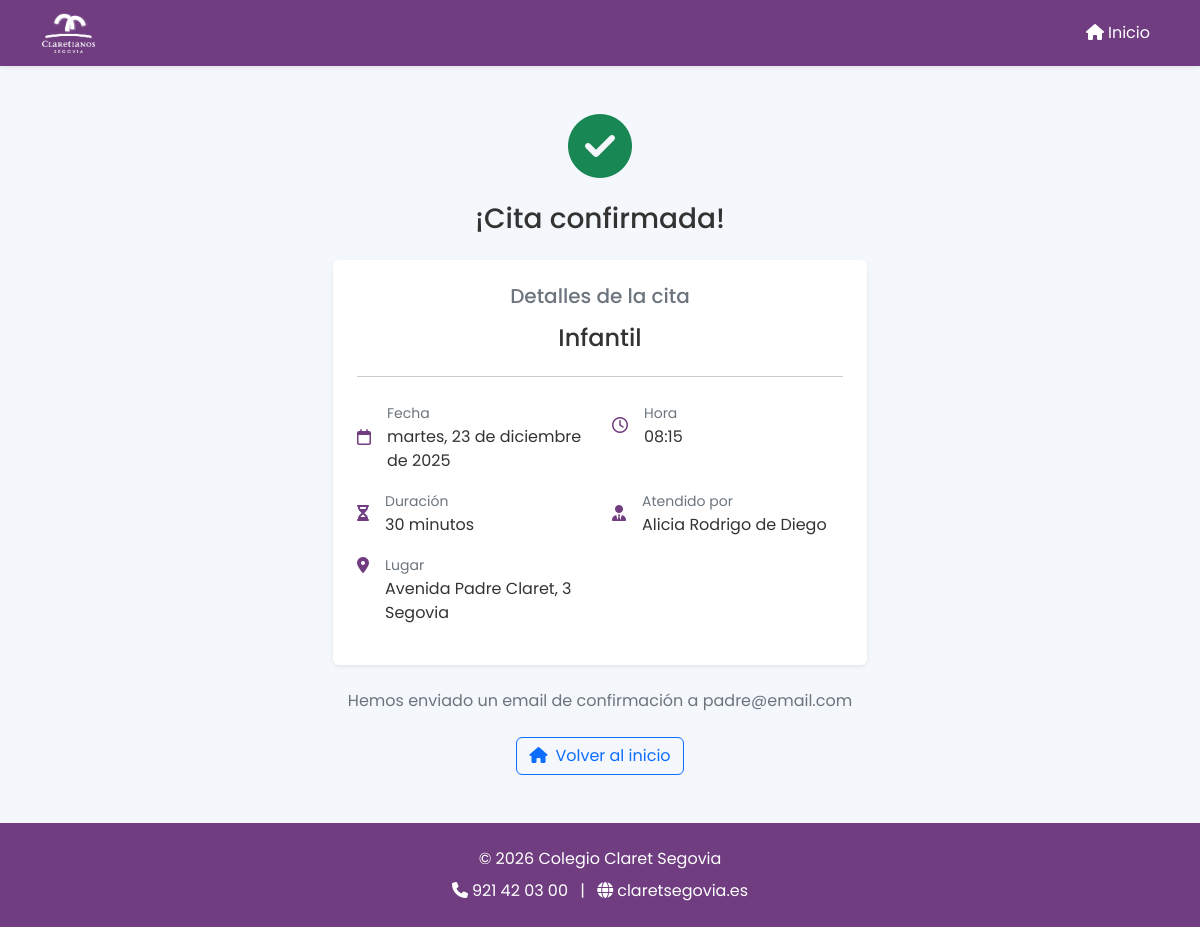
/appointment/21/confirmation/, run on the app's committed database.
### visits/models.py (models this page shows, shortened)
class Appointment(models.Model):
    STATUS_CHOICES = [
        ('pending', 'Pendiente'),
        ('completed', 'Realizada'),
        ('cancelled', 'Cancelada')
    ]
    stage = models.ForeignKey(SchoolStage, on_delete=models.CASCADE)
    course = models.ForeignKey(Course, on_delete=models.CASCADE, null=True, blank=True,
                              help_text="Curso específico dentro de la etapa")
    staff = models.ForeignKey(StaffProfile, on_delete=models.CASCADE)
    visitor_name = models.CharField(max_length=200)
    visitor_email = models.EmailField()
    visitor_phone = models.CharField(max_length=20)
    date = models.DateTimeField()
    duration = models.PositiveIntegerField(default=60)  # Duración en minutos
    created_at = models.DateTimeField(auto_now_add=True)
    comments = models.TextField(blank=True, null=True)
    status = models.CharField(
        max_length=20,
        choices=STATUS_CHOICES,
        default='pending'
    )
    notes = models.TextField(blank=True, help_text="Notas internas del profesor")
    follow_up_date = models.DateField(null=True, blank=True, help_text="Fecha de seguimiento")
    reminder_sent = models.BooleanField(default=False)
    cancellation_token = models.UUIDField(default=uuid.uuid4, editable=False, unique=True)
    class Meta:
        ordering = ['-date']
        indexes = [
            models.Index(fields=['date']),
            models.Index(fields=['staff', 'date']),
            models.Index(fields=['status']),
            models.Index(fields=['cancellation_token']),
        ]

class SchoolStage(models.Model):
    name = models.CharField(max_length=100)
    description = models.TextField()

class StaffProfile(models.Model):
    user = models.OneToOneField(User, on_delete=models.CASCADE)
    allowed_stages = models.ManyToManyField(SchoolStage)
    notify_new_appointment = models.BooleanField(default=True)
    notify_reminder = models.BooleanField(default=True)
    def __str__(self):
        return self.user.get_full_name()

### visits/views.py (the view)
class AppointmentConfirmationView(TemplateView):
    template_name = 'visits/appointment_confirmation.html'
    def get_context_data(self, **kwargs):
        context = super().get_context_data(**kwargs)
        appointment_id = kwargs.get('appointment_id')
        appointment = get_object_or_404(
            Appointment.objects.select_related('stage', 'course', 'staff', 'staff__user'),
            id=appointment_id
        )
        context.update({
            'appointment': appointment,
            'staff_name': appointment.staff.user.get_full_name(),
            'stage_name': appointment.stage.name,
            'course_name': appointment.course.name if appointment.course else None,
            'date': appointment.date.strftime('%d/%m/%Y'),
            'time': appointment.date.strftime('%H:%M'),
            'duration': appointment.duration
        })
        return context

### visits/templates/visits/appointment_confirmation.html (shortened to what this page needs)
{% extends 'base.html' %}
{% block content %}
<div class="container-fluid px-4 py-5">
    <div class="row justify-content-center">
        <div class="col-md-6 text-center">
            <div class="success-icon mb-4">
                <i class="fas fa-check-circle text-success" style="font-size: 4rem;"></i>
            </div>
            <h1 class="h3 mb-4">¡Cita confirmada!</h1>
            <div class="card border-0 shadow-sm mb-4">
                <div class="card-body p-4">
                    <div class="mb-4">
                        <h5 class="text-secondary mb-3">Detalles de la cita</h5>
                        <p class="h4 mb-0">{{ appointment.stage.name }}</p>
                    </div>
                    <hr class="my-4">
                    <div class="row text-start">
                        <div class="col-md-6 mb-3">
                            <div class="d-flex align-items-center">
                                <i class="far fa-calendar text-primary me-3"></i>
                                <div>
                                    <small class="text-secondary">Fecha</small>
                                    <p class="mb-0">{{ appointment.date|date:"l, j \d\e F \d\e Y" }}</p>
                                </div>
                            </div>
                        </div>
                        <div class="col-md-6 mb-3">
                            <div class="d-flex align-items-center">
                                <i class="far fa-clock text-primary me-3"></i>
                                <div>
                                    <small class="text-secondary">Hora</small>
                                    <p class="mb-0">{{ appointment.date|time:"H:i" }}</p>
                                </div>
                            </div>
                        </div>
                        <div class="col-md-6 mb-3">
                            <div class="d-flex align-items-center">
                                <i class="fas fa-hourglass-half text-primary me-3"></i>
                                <div>
                                    <small class="text-secondary">Duración</small>
                                    <p class="mb-0">{{ appointment.duration }} minutos</p>
                                </div>
                            </div>
                        </div>
                        <div class="col-md-6 mb-3">
                            <div class="d-flex align-items-center">
                                <i class="fas fa-user-tie text-primary me-3"></i>
                                <div>
                                    <small class="text-secondary">Atendido por</small>
                                    <p class="mb-0">{{ appointment.staff }}</p>
                                </div>
                            </div>
                        </div>
                        <div class="col-12 mb-3">
                            <div class="d-flex align-items-start">
                                <i class="fas fa-map-marker-alt text-primary me-3 mt-1"></i>
                                <div>
                                    <small class="text-secondary">Lugar</small>
                                    <p class="mb-0">Avenida Padre Claret, 3<br>Segovia</p>
                                </div>
                            </div>
                        </div>
                    </div>
                </div>
            </div>
            <p class="text-secondary mb-4">
                Hemos enviado un email de confirmación a {{ appointment.visitor_email }}
            </p>
            <a href="{% url 'public_booking' %}" class="btn btn-outline-primary">
                <i class="fas fa-home me-2"></i>Volver al inicio
            </a>
        </div>
    </div>
</div>
{% endblock %}

### visits/templates/base.html (style rules this page uses)
:root { --claret-purple: #703D80; --claret-purple-dark: #5A3166; --claret-yellow: #F3BF4D; --bs-primary: var(--claret-purple); --bs-primary-rgb: 112, 61, 128; --bs-body-font-family: 'Poppins', sans-serif; --bs-body-color: #333; --bs-link-color: var(--claret-purple); --bs-link-hover-color: var(--claret-purple-dark); --bs-light: #f4f7fc; }
body { background-color: var(--bs-light); display: flex; flex-direction: column; min-height: 100vh; }

### visits/templates/visits/appointment_confirmation.html (style rules this page uses)
.container-fluid { max-width: 1140px; }

### data on the page
Appointment: stage.name "Infantil", date "martes, 23 de diciembre de 2025", date "08:15", duration "30", staff "Alicia Rodrigo de Diego", visitor_email "padre@email.com"
